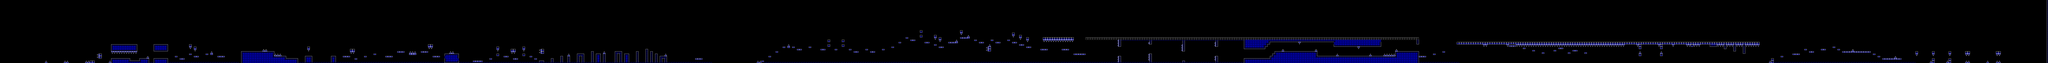

This is a level from a 2D game, rendered from its Tiled map with the project's own tilesets. A one-line summary and the map file follow, with tile-layer data summarised:
An orthogonal 866x27 tile map with 16x16 px tiles, 2 tile layers (l2, l1), 2 tilesets and 311 objects.

<map version="1.10" tiledversion="1.11.0" orientation="orthogonal" renderorder="right-down" width="866" height="27" tilewidth="16" tileheight="16" infinite="0" nextlayerid="8" nextobjectid="720">
 <editorsettings>
  <export target="baseafterbase.json" format="json" />
 </editorsettings>
 <properties>
  <property name="BG" type="color" value="#ff283eff" />
  <property name="Difficulty" value="HARD" />
  <property name="GROUND" type="color" value="#ff0013c8" />
  <property name="Gamemode" type="int" value="0" />
  <property name="Level name" value="BASE AFTER BASE" />
  <property name="Song" value="BASEAB" />
  <property name="Speed" type="int" value="1" />
  <property name="Stars" type="int" value="5" />
 </properties>
 <tileset firstgid="1" source="famidash.tsx" />
 <tileset firstgid="16385" source="sprites.tsx" />
 <layer id="4" name="l2" width="866" height="27">
  <data>[23382 cells, 23328 non-empty, 10 distinct tile ids]</data>
 </layer>
 <layer id="1" name="l1" width="866" height="27">
  <data>[23382 cells, 23376 non-empty, 29 distinct tile ids]</data>
 </layer>
 <objectgroup id="7" name="SP">
  <object id="401" gid="16393" x="672" y="368" width="16" height="16" />
  <object id="402" gid="16396" x="624" y="416" width="16" height="16" />
  <object id="403" gid="16397" x="1120" y="400" width="16" height="16" />
  <object id="404" gid="16391" x="1016" y="432" width="16" height="16" />
  <object id="405" gid="16393" x="1280" y="304" width="16" height="16" />
  <object id="406" gid="16393" x="1312" y="320" width="16" height="16" />
  <object id="407" gid="16396" x="1184" y="384" width="16" height="16" />
  <object id="408" gid="16396" x="1280" y="368" width="16" height="16" />
  <object id="409" gid="16388" x="1104" y="384" width="16" height="16">
   <properties>
    <property name="Channel" value="GROUND" />
    <property name="Color" type="color" value="#ff9000b7" />
    <property name="Frames" type="int" value="30" />
   </properties>
  </object>
  <object id="410" gid="16388" x="1104" y="400" width="16" height="16">
   <properties>
    <property name="Channel" value="BG" />
    <property name="Color" type="color" value="#ffad00fc" />
    <property name="Frames" type="int" value="30" />
   </properties>
  </object>
  <object id="411" gid="16396" x="1392" y="368" width="16" height="16" />
  <object id="412" gid="16392" x="1536" y="432" width="16" height="16" />
  <object id="414" gid="16390" x="1472" y="432" width="16" height="16" />
  <object id="415" gid="16391" x="1360" y="432" width="16" height="16" />
  <object id="417" gid="16389" x="1296" y="432" width="16" height="16" />
  <object id="418" gid="16392" x="1136" y="432" width="16" height="16" />
  <object id="419" gid="16392" x="1204.27" y="432" width="16" height="16" />
  <object id="420" gid="16395" x="1632" y="352" width="16" height="16" />
  <object id="421" gid="16396" x="2000" y="400" width="16" height="16" />
  <object id="422" gid="16396" x="2168" y="384" width="16" height="16" />
  <object id="423" gid="16396" x="2248" y="384" width="16" height="16" />
  <object id="424" gid="16393" x="2080" y="320" width="16" height="16" />
  <object id="425" gid="16392" x="2128" y="432" width="16" height="16" />
  <object id="426" gid="16391" x="2032" y="432" width="16" height="16" />
  <object id="427" gid="16390" x="2208" y="432" width="16" height="16" />
  <object id="428" gid="16393" x="2336" y="384" width="16" height="16" />
  <object id="429" gid="16393" x="2624" y="384" width="16" height="16" />
  <object id="430" gid="16393" x="2704" y="352" width="16" height="16" />
  <object id="431" gid="16393" x="2384" y="336" width="16" height="16" />
  <object id="432" gid="16393" x="2368" y="336" width="16" height="16" />
  <object id="433" gid="16393" x="2400" y="400" width="16" height="16" />
  <object id="434" gid="16393" x="2464" y="384" width="16" height="16" />
  <object id="435" gid="16393" x="2528" y="368" width="16" height="16" />
  <object id="436" gid="16394" x="1569.07" y="377.6" width="16" height="16" />
  <object id="437" gid="16394" x="2784" y="343.47" width="16" height="16" />
  <object id="438" gid="16393" x="2864" y="352" width="16" height="16" />
  <object id="439" gid="16393" x="2912" y="304" width="16" height="16" />
  <object id="440" gid="16393" x="2896" y="304" width="16" height="16" />
  <object id="441" gid="16393" x="2944" y="384" width="16" height="16" />
  <object id="442" gid="16395" x="3088" y="368" width="16" height="16" />
  <object id="443" gid="16397" x="2992" y="400" width="16" height="16">
   <properties>
    <property name="enable rotation" type="bool" value="true" />
    <property name="rotation angle" type="int" value="270" />
   </properties>
  </object>
  <object id="444" gid="16397" x="2992" y="384" width="16" height="16">
   <properties>
    <property name="enable rotation" type="bool" value="true" />
    <property name="rotation angle" type="int" value="270" />
   </properties>
  </object>
  <object id="445" gid="16397" x="2992" y="416" width="16" height="16">
   <properties>
    <property name="enable rotation" type="bool" value="true" />
    <property name="rotation angle" type="int" value="270" />
   </properties>
  </object>
  <object id="446" gid="16390" x="2928" y="432" width="16" height="16" />
  <object id="447" gid="16390" x="2864" y="432" width="16" height="16" />
  <object id="448" gid="16389" x="2784" y="432" width="16" height="16" />
  <object id="449" gid="16390" x="2704" y="432" width="16" height="16" />
  <object id="450" gid="16391" x="2656" y="432" width="16" height="16" />
  <object id="451" gid="16392" x="2592" y="432" width="16" height="16" />
  <object id="452" gid="16391" x="2512" y="432" width="16" height="16" />
  <object id="453" gid="16391" x="2432" y="432" width="16" height="16" />
  <object id="454" gid="16390" x="2384" y="432" width="16" height="16" />
  <object id="455" gid="16389" x="2304" y="432" width="16" height="16" />
  </objectgroup>
</map>
<!-- 258 of 311 objects omitted -->
